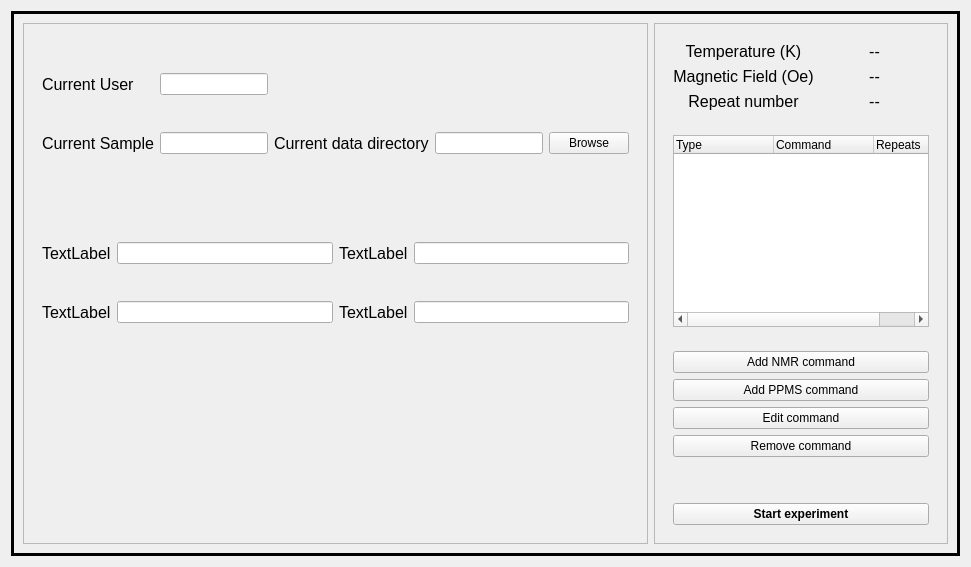
      <widget class="QWidget" name="expt_tab">
       <attribute name="title">
        <string>Experiment</string>
       </attribute>
       <layout class="QGridLayout" name="gridLayout_2">
        <item row="2" column="0">
         <widget class="QFrame" name="exptTabFrame">
          <property name="frameShape">
           <enum>QFrame::Box</enum>
          </property>
          <property name="frameShadow">
           <enum>QFrame::Plain</enum>
          </property>
          <property name="lineWidth">
           <number>3</number>
          </property>
          <layout class="QHBoxLayout" name="horizontalLayout">
           <item>
            <widget class="QFrame" name="leftFrame">
             <property name="frameShape">
              <enum>QFrame::StyledPanel</enum>
             </property>
             <property name="frameShadow">
              <enum>QFrame::Raised</enum>
             </property>
             <layout class="QVBoxLayout" name="verticalLayout">
              <item>
               <widget class="QFrame" name="currentInfoFrame">
                <property name="frameShape">
                 <enum>QFrame::Box</enum>
                </property>
                <property name="frameShadow">
                 <enum>QFrame::Plain</enum>
                </property>
                <property name="lineWidth">
                 <number>0</number>
                </property>
                <layout class="QGridLayout" name="gridLayout_4">
                 <item row="1" column="3">
                  <widget class="QLineEdit" name="currentDataDirLineEdit">
                   <property name="readOnly">
                    <bool>true</bool>
                   </property>
                  </widget>
                 </item>
                 <item row="1" column="2">
                  <widget class="QLabel" name="currentDataDir">
                   <property name="sizePolicy">
                    <sizepolicy hsizetype="Preferred" vsizetype="Preferred">
                     <horstretch>0</horstretch>
                     <verstretch>0</verstretch>
                    </sizepolicy>
                   </property>
                   <property name="font">
                    <font>
                     <pointsize>12</pointsize>
                    </font>
                   </property>
                   <property name="text">
                    <string>Current data directory</string>
                   </property>
                  </widget>
                 </item>
                 <item row="0" column="0">
                  <widget class="QLabel" name="currentUserLbl">
                   <property name="sizePolicy">
                    <sizepolicy hsizetype="Preferred" vsizetype="Preferred">
                     <horstretch>0</horstretch>
                     <verstretch>0</verstretch>
                    </sizepolicy>
                   </property>
                   <property name="font">
                    <font>
                     <pointsize>12</pointsize>
                    </font>
                   </property>
                   <property name="text">
                    <string>Current User</string>
                   </property>
                  </widget>
                 </item>
                 <item row="1" column="0">
                  <widget class="QLabel" name="currentSampleLbl">
                   <property name="sizePolicy">
                    <sizepolicy hsizetype="Preferred" vsizetype="Preferred">
                     <horstretch>0</horstretch>
                     <verstretch>0</verstretch>
                    </sizepolicy>
                   </property>
                   <property name="font">
                    <font>
                     <pointsize>12</pointsize>
                    </font>
                   </property>
                   <property name="text">
                    <string>Current Sample</string>
                   </property>
                  </widget>
                 </item>
                 <item row="1" column="1">
                  <widget class="QLineEdit" name="currentSampleLineEdit">
                   <property name="readOnly">
                    <bool>true</bool>
                   </property>
                  </widget>
                 </item>
                 <item row="0" column="1">
                  <widget class="QLineEdit" name="currentUserLineEdit"/>
                 </item>
                 <item row="1" column="4">
                  <widget class="QPushButton" name="saveDirBtn">
                   <property name="text">
                    <string>Browse</string>
                   </property>
                  </widget>
                 </item>
                </layout>
               </widget>
              </item>
              <item>
               <widget class="QFrame" name="frame_5">
                <property name="frameShape">
                 <enum>QFrame::Box</enum>
                </property>
                <property name="frameShadow">
                 <enum>QFrame::Plain</enum>
                </property>
                <property name="lineWidth">
                 <number>0</number>
                </property>
                <layout class="QGridLayout" name="gridLayout_6">
                 <item row="0" column="4">
                  <widget class="QLineEdit" name="lineEdit_5">
                   <property name="sizePolicy">
                    <sizepolicy hsizetype="Expanding" vsizetype="Fixed">
                     <horstretch>0</horstretch>
                     <verstretch>0</verstretch>
                    </sizepolicy>
                   </property>
                  </widget>
                 </item>
                 <item row="2" column="4">
                  <widget class="QLineEdit" name="lineEdit_6">
                   <property name="sizePolicy">
                    <sizepolicy hsizetype="Expanding" vsizetype="Fixed">
                     <horstretch>0</horstretch>
                     <verstretch>0</verstretch>
                    </sizepolicy>
                   </property>
                  </widget>
                 </item>
                 <item row="0" column="3">
                  <widget class="QLabel" name="label_9">
                   <property name="font">
                    <font>
                     <pointsize>12</pointsize>
                    </font>
                   </property>
                   <property name="text">
                    <string>TextLabel</string>
                   </property>
                  </widget>
                 </item>
                 <item row="2" column="3">
                  <widget class="QLabel" name="label_10">
                   <property name="font">
                    <font>
                     <pointsize>12</pointsize>
                    </font>
                   </property>
                   <property name="text">
                    <string>TextLabel</string>
                   </property>
                  </widget>
                 </item>
                 <item row="2" column="0">
                  <widget class="QLabel" name="label_8">
                   <property name="font">
                    <font>
                     <pointsize>12</pointsize>
                    </font>
                   </property>
                   <property name="text">
                    <string>TextLabel</string>
                   </property>
                  </widget>
                 </item>
                 <item row="0" column="0">
                  <widget class="QLabel" name="label_7">
                   <property name="font">
                    <font>
                     <pointsize>12</pointsize>
                    </font>
                   </property>
                   <property name="text">
                    <string>TextLabel</string>
                   </property>
                  </widget>
                 </item>
                 <item row="0" column="1">
                  <widget class="QLineEdit" name="lineEdit_3">
                   <property name="sizePolicy">
                    <sizepolicy hsizetype="Expanding" vsizetype="Fixed">
                     <horstretch>0</horstretch>
                     <verstretch>0</verstretch>
                    </sizepolicy>
                   </property>
                  </widget>
                 </item>
                 <item row="2" column="1">
                  <widget class="QLineEdit" name="lineEdit_4">
                   <property name="sizePolicy">
                    <sizepolicy hsizetype="Expanding" vsizetype="Fixed">
                     <horstretch>0</horstretch>
                     <verstretch>0</verstretch>
                    </sizepolicy>
                   </property>
                  </widget>
                 </item>
                </layout>
               </widget>
              </item>
              <item>
               <widget class="QFrame" name="plotFrames">
                <property name="frameShape">
                 <enum>QFrame::Box</enum>
                </property>
                <property name="frameShadow">
                 <enum>QFrame::Plain</enum>
                </property>
                <property name="lineWidth">
                 <number>0</number>
                </property>
                <layout class="QHBoxLayout" name="horizontalLayout_2">
                 <item>
                  <widget class="PlotWidget" name="averageTimePlotWidget" native="true"/>
                 </item>
                 <item>
                  <widget class="PlotWidget" name="lastTimePlotWidget" native="true"/>
                 </item>
                </layout>
               </widget>
              </item>
             </layout>
            </widget>
           </item>
           <item>
            <widget class="QFrame" name="rightFrame">
             <property name="sizePolicy">
              <sizepolicy hsizetype="Fixed" vsizetype="Preferred">
               <horstretch>0</horstretch>
               <verstretch>0</verstretch>
              </sizepolicy>
             </property>
             <property name="frameShape">
              <enum>QFrame::StyledPanel</enum>
             </property>
             <property name="frameShadow">
              <enum>QFrame::Raised</enum>
             </property>
             <layout class="QVBoxLayout" name="verticalLayout_2">
              <item>
               <widget class="QFrame" name="statusFrame">
                <property name="sizePolicy">
                 <sizepolicy hsizetype="Preferred" vsizetype="Minimum">
                  <horstretch>0</horstretch>
                  <verstretch>0</verstretch>
                 </sizepolicy>
                </property>
                <property name="frameShape">
                 <enum>QFrame::Box</enum>
                </property>
                <property name="frameShadow">
                 <enum>QFrame::Plain</enum>
                </property>
                <property name="lineWidth">
                 <number>0</number>
                </property>
                <layout class="QGridLayout" name="gridLayout_3">
                 <item row="0" column="1">
                  <widget class="QLabel" name="tempValLbl">
                   <property name="font">
                    <font>
                     <pointsize>12</pointsize>
                    </font>
                   </property>
                   <property name="text">
                    <string>--</string>
                   </property>
                   <property name="scaledContents">
                    <bool>false</bool>
                   </property>
                   <property name="alignment">
                    <set>Qt::AlignCenter</set>
                   </property>
                  </widget>
                 </item>
                 <item row="1" column="1">
                  <widget class="QLabel" name="fieldValLbl">
                   <property name="font">
                    <font>
                     <pointsize>12</pointsize>
                    </font>
                   </property>
                   <property name="text">
                    <string>--</string>
                   </property>
                   <property name="scaledContents">
                    <bool>false</bool>
                   </property>
                   <property name="alignment">
                    <set>Qt::AlignCenter</set>
                   </property>
                  </widget>
                 </item>
                 <item row="1" column="0">
                  <widget class="QLabel" name="fieldLbl">
                   <property name="font">
                    <font>
                     <pointsize>12</pointsize>
                    </font>
                   </property>
                   <property name="text">
                    <string>Magnetic Field (Oe)</string>
                   </property>
                   <property name="scaledContents">
                    <bool>false</bool>
                   </property>
                   <property name="alignment">
                    <set>Qt::AlignCenter</set>
                   </property>
                  </widget>
                 </item>
                 <item row="0" column="0">
                  <widget class="QLabel" name="tempLbl">
                   <property name="font">
                    <font>
                     <pointsize>12</pointsize>
                    </font>
                   </property>
                   <property name="text">
                    <string>Temperature (K)</string>
                   </property>
                   <property name="scaledContents">
                    <bool>false</bool>
                   </property>
                   <property name="alignment">
                    <set>Qt::AlignCenter</set>
                   </property>
                  </widget>
                 </item>
                 <item row="2" column="0">
                  <widget class="QLabel" name="currentRepeatLbl">
                   <property name="font">
                    <font>
                     <pointsize>12</pointsize>
                    </font>
                   </property>
                   <property name="text">
                    <string>Repeat number</string>
                   </property>
                   <property name="scaledContents">
                    <bool>false</bool>
                   </property>
                   <property name="alignment">
                    <set>Qt::AlignCenter</set>
                   </property>
                  </widget>
                 </item>
                 <item row="2" column="1">
                  <widget class="QLabel" name="repeatValLbl">
                   <property name="font">
                    <font>
                     <pointsize>12</pointsize>
                    </font>
                   </property>
                   <property name="text">
                    <string>--</string>
                   </property>
                   <property name="scaledContents">
                    <bool>false</bool>
                   </property>
                   <property name="alignment">
                    <set>Qt::AlignCenter</set>
                   </property>
                  </widget>
                 </item>
                </layout>
               </widget>
              </item>
              <item>
               <widget class="QFrame" name="treeWidgetFrame">
                <property name="frameShape">
                 <enum>QFrame::Box</enum>
                </property>
                <property name="frameShadow">
                 <enum>QFrame::Plain</enum>
                </property>
                <property name="lineWidth">
                 <number>0</number>
                </property>
                <layout class="QVBoxLayout" name="verticalLayout_3">
                 <item>
                  <widget class="QTreeWidget" name="exptTreeWidget">
                   <column>
                    <property name="text">
                     <string>Type</string>
                    </property>
                   </column>
                   <column>
                    <property name="text">
                     <string>Command</string>
                    </property>
                   </column>
                   <column>
                    <property name="text">
                     <string>Repeats</string>
                    </property>
                   </column>
                  </widget>
                 </item>
                </layout>
               </widget>
              </item>
              <item>
               <widget class="QFrame" name="buttonFrame">
                <property name="sizePolicy">
                 <sizepolicy hsizetype="Preferred" vsizetype="Fixed">
                  <horstretch>0</horstretch>
                  <verstretch>0</verstretch>
                 </sizepolicy>
                </property>
                <property name="frameShape">
                 <enum>QFrame::Box</enum>
                </property>
                <property name="frameShadow">
                 <enum>QFrame::Plain</enum>
                </property>
                <property name="lineWidth">
                 <number>0</number>
                </property>
                <layout class="QGridLayout" name="gridLayout_5">
                 <item row="0" column="0">
                  <widget class="QPushButton" name="addNMRCommandBtn">
                   <property name="sizePolicy">
                    <sizepolicy hsizetype="MinimumExpanding" vsizetype="Fixed">
                     <horstretch>0</horstretch>
                     <verstretch>0</verstretch>
                    </sizepolicy>
                   </property>
                   <property name="text">
                    <string>Add NMR command</string>
                   </property>
                  </widget>
                 </item>
                 <item row="3" column="0">
                  <widget class="QPushButton" name="removeCommandBtn">
                   <property name="sizePolicy">
                    <sizepolicy hsizetype="MinimumExpanding" vsizetype="Fixed">
                     <horstretch>0</horstretch>
                     <verstretch>0</verstretch>
                    </sizepolicy>
                   </property>
                   <property name="text">
                    <string>Remove command</string>
                   </property>
                  </widget>
                 </item>
                 <item row="1" column="0">
                  <widget class="QPushButton" name="addPPMSCommandBtn">
                   <property name="sizePolicy">
                    <sizepolicy hsizetype="MinimumExpanding" vsizetype="Fixed">
                     <horstretch>0</horstretch>
                     <verstretch>0</verstretch>
                    </sizepolicy>
                   </property>
                   <property name="text">
                    <string>Add PPMS command</string>
                   </property>
                  </widget>
                 </item>
                 <item row="5" column="0">
                  <widget class="QPushButton" name="startExptBtn">
                   <property name="sizePolicy">
                    <sizepolicy hsizetype="Minimum" vsizetype="Fixed">
                     <horstretch>0</horstretch>
                     <verstretch>0</verstretch>
                    </sizepolicy>
                   </property>
                   <property name="font">
                    <font>
                     <weight>75</weight>
                     <bold>true</bold>
                    </font>
                   </property>
                   <property name="text">
                    <string>Start experiment</string>
                   </property>
                  </widget>
                 </item>
                 <item row="4" column="0">
                  <spacer name="btnVSpacer">
                   <property name="orientation">
                    <enum>Qt::Vertical</enum>
                   </property>
                   <property name="sizeHint" stdset="0">
                    <size>
                     <width>20</width>
                     <height>40</height>
                    </size>
                   </property>
                  </spacer>
                 </item>
                 <item row="2" column="0">
                  <widget class="QPushButton" name="editCommandBtn">
                   <property name="text">
                    <string>Edit command</string>
                   </property>
                  </widget>
                 </item>
                </layout>
               </widget>
              </item>
             </layout>
            </widget>
           </item>
          </layout>
         </widget>
        </item>
       </layout>
      </widget>
